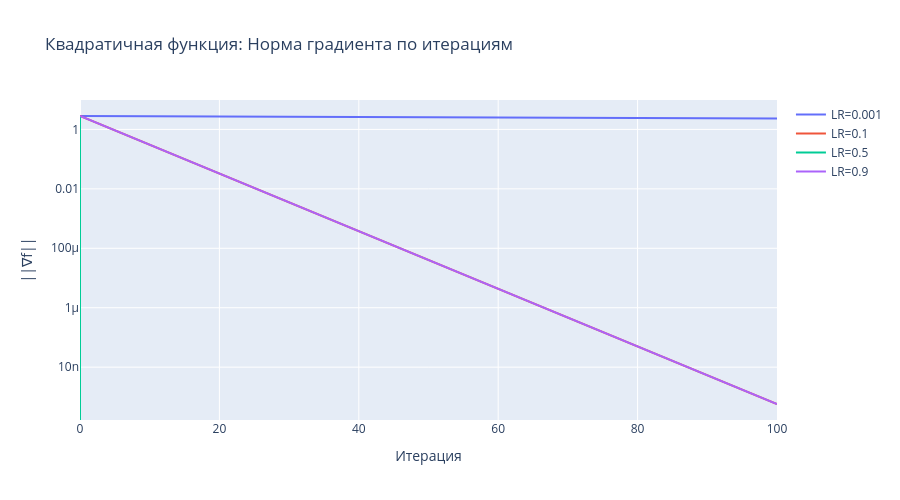
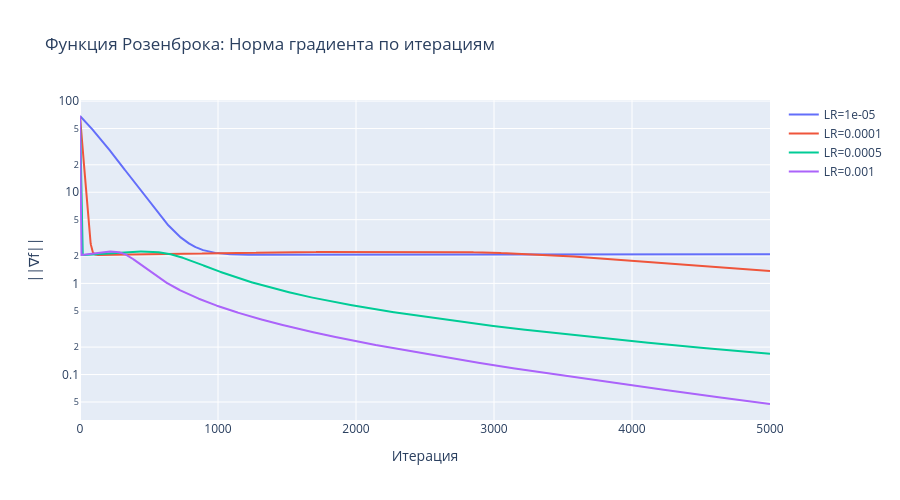

The code cell stored with these charts, in order, in its notebook:
### Code cell
# Графики норм градиентов
fig3 = go.Figure()

for label, history in results_lr_quadr.items():
    grad_norms = [np.linalg.norm(g) for g in history['gradients']]
    fig3.add_trace(go.Scatter(
        y=grad_norms,
        mode='lines',
        name=label
    ))

fig3.update_layout(
    title="Квадратичная функция: Норма градиента по итерациям",
    xaxis_title="Итерация",
    yaxis_title="||∇f||",
    yaxis_type="log",
    height=500
)
fig3.show()

# Графики норм градиентов для Розенброка
fig4 = go.Figure()

for label, history in results_lr_banna.items():
    grad_norms = [np.linalg.norm(g) for g in history['gradients']]
    fig4.add_trace(go.Scatter(
        y=grad_norms,
        mode='lines',
        name=label
    ))

fig4.update_layout(
    title="Функция Розенброка: Норма градиента по итерациям",
    xaxis_title="Итерация",
    yaxis_title="||∇f||",
    yaxis_type="log",
    height=500
)
fig4.show()

### Figure 1 — Plotly figure (JSON) as saved in the notebook; plotly's stock layout.template omitted (floating-point values rounded to 4 significant figures)
{"data": [{"mode": "lines", "name": "LR=0.001", "type": "scatter", "y": [2.828, 2.823, 2.817, 2.811, 2.806, 2.8, 2.795, 2.789, 2.783, 2.778, 2.772, 2.767, 2.761, 2.756, 2.75, 2.745, 2.739, 2.734, 2.728, 2.723, 2.717, 2.712, 2.707, 2.701, 2.696, 2.69, 2.685, 2.68, 2.674, 2.669, 2.664, 2.658, 2.653, 2.648, 2.642, 2.637, 2.632, 2.626, 2.621, 2.616, 2.611, 2.606, 2.6, 2.595, 2.59, 2.585, 2.58, 2.574, 2.569, 2.564, 2.559, 2.554, 2.549, 2.544, 2.539, 2.534, 2.528, 2.523, 2.518, 2.513, 2.508, 2.503, 2.498, 2.493, 2.488, 2.483, 2.478, 2.473, 2.468, 2.463, 2.459, 2.454, 2.449, 2.444, 2.439, 2.434, 2.429, 2.424, 2.42, 2.415, 2.41, 2.405, 2.4, 2.395, 2.391, 2.386, 2.381, 2.376, 2.372, 2.367, 2.362, 2.357, 2.353, 2.348, 2.343, 2.339, 2.334, 2.329, 2.325, 2.32, 2.315]}, {"mode": "lines", "name": "LR=0.1", "type": "scatter", "y": [2.828, 2.263, 1.81, 1.448, 1.159, 0.9268, 0.7415, 0.5932, 0.4745, 0.3796, 0.3037, 0.243, 0.1944, 0.1555, 0.1244, 0.09952, 0.07961, 0.06369, 0.05095, 0.04076, 0.03261, 0.02609, 0.02087, 0.0167, 0.01336, 0.01069, 0.008548, 0.006839, 0.005471, 0.004377, 0.003501, 0.002801, 0.002241, 0.001793, 0.001434, 0.001147, 0.0009179, 0.0007343, 0.0005874, 0.00047, 0.000376, 0.0003008, 0.0002406, 0.0001925, 0.000154, 0.0001232, 9.856e-05, 7.885e-05, 6.308e-05, 5.046e-05, 4.037e-05, 3.229e-05, 2.584e-05, 2.067e-05, 1.654e-05, 1.323e-05, 1.058e-05, 8.466e-06, 6.773e-06, 5.418e-06, 4.335e-06, 3.468e-06, 2.774e-06, 2.219e-06, 1.775e-06, 1.42e-06, 1.136e-06, 9.09e-07, 7.272e-07, 5.818e-07, 4.654e-07, 3.723e-07, 2.979e-07, 2.383e-07, 1.906e-07, 1.525e-07, 1.22e-07, 9.761e-08, 7.808e-08, 6.247e-08, 4.997e-08, 3.998e-08, 3.198e-08, 2.559e-08, 2.047e-08, 1.638e-08, 1.31e-08, 1.048e-08, 8.384e-09, 6.707e-09, 5.366e-09, 4.293e-09, 3.434e-09, 2.747e-09, 2.198e-09, 1.758e-09, 1.407e-09, 1.125e-09, 9.003e-10, 7.202e-10, 5.762e-10]}, {"mode": "lines", "name": "LR=0.5", "type": "scatter", "y": [2.828, 0, 0, 0, 0, 0, 0, 0, 0, 0, 0, 0, 0, 0, 0, 0, 0, 0, 0, 0, 0, 0, 0, 0, 0, 0, 0, 0, 0, 0, 0, 0, 0, 0, 0, 0, 0, 0, 0, 0, 0, 0, 0, 0, 0, 0, 0, 0, 0, 0, 0, 0, 0, 0, 0, 0, 0, 0, 0, 0, 0, 0, 0, 0, 0, 0, 0, 0, 0, 0, 0, 0, 0, 0, 0, 0, 0, 0, 0, 0, 0, 0, 0, 0, 0, 0, 0, 0, 0, 0, 0, 0, 0, 0, 0, 0, 0, 0, 0, 0, 0]}, {"mode": "lines", "name": "LR=0.9", "type": "scatter", "y": [2.828, 2.263, 1.81, 1.448, 1.159, 0.9268, 0.7415, 0.5932, 0.4745, 0.3796, 0.3037, 0.243, 0.1944, 0.1555, 0.1244, 0.09952, 0.07961, 0.06369, 0.05095, 0.04076, 0.03261, 0.02609, 0.02087, 0.0167, 0.01336, 0.01069, 0.008548, 0.006839, 0.005471, 0.004377, 0.003501, 0.002801, 0.002241, 0.001793, 0.001434, 0.001147, 0.0009179, 0.0007343, 0.0005874, 0.00047, 0.000376, 0.0003008, 0.0002406, 0.0001925, 0.000154, 0.0001232, 9.856e-05, 7.885e-05, 6.308e-05, 5.046e-05, 4.037e-05, 3.229e-05, 2.584e-05, 2.067e-05, 1.654e-05, 1.323e-05, 1.058e-05, 8.466e-06, 6.773e-06, 5.418e-06, 4.335e-06, 3.468e-06, 2.774e-06, 2.219e-06, 1.775e-06, 1.42e-06, 1.136e-06, 9.09e-07, 7.272e-07, 5.818e-07, 4.654e-07, 3.723e-07, 2.979e-07, 2.383e-07, 1.906e-07, 1.525e-07, 1.22e-07, 9.761e-08, 7.808e-08, 6.247e-08, 4.997e-08, 3.998e-08, 3.198e-08, 2.559e-08, 2.047e-08, 1.638e-08, 1.31e-08, 1.048e-08, 8.384e-09, 6.707e-09, 5.366e-09, 4.293e-09, 3.434e-09, 2.747e-09, 2.198e-09, 1.758e-09, 1.407e-09, 1.125e-09, 9.003e-10, 7.202e-10, 5.762e-10]}], "layout": {"height": 500, "title": {"text": "Квадратичная функция: Норма градиента по итерациям"}, "xaxis": {"title": {"text": "Итерация"}}, "yaxis": {"title": {"text": "||∇f||"}, "type": "log"}}}

### Figure 2 — Plotly figure (JSON) as saved in the notebook; plotly's stock layout.template omitted (floating-point values rounded to 4 significant figures; data arrays with more than 128 entries replaced by an {"elided": "..."} marker saying what was removed)
{"data": [{"mode": "lines", "name": "LR=1e-05", "type": "scatter", "y": {"elided": "5001 float values"}}, {"mode": "lines", "name": "LR=0.0001", "type": "scatter", "y": {"elided": "5001 float values"}}, {"mode": "lines", "name": "LR=0.0005", "type": "scatter", "y": {"elided": "5001 float values"}}, {"mode": "lines", "name": "LR=0.001", "type": "scatter", "y": {"elided": "5001 float values"}}], "layout": {"height": 500, "title": {"text": "Функция Розенброка: Норма градиента по итерациям"}, "xaxis": {"title": {"text": "Итерация"}}, "yaxis": {"title": {"text": "||∇f||"}, "type": "log"}}}
